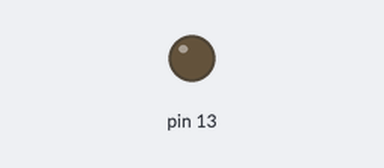
Bench run of a sketch on a simulated Arduino Uno, built with avr-gcc and run on an emulated ATmega328P. Shown: output pins drawn as LEDs (lit = HIGH).

Above: at 0.3 s.
At 39.62 s:
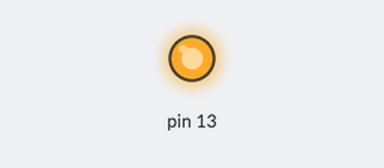
Timing chart, 0 to 40.0 s (numbered marks = the images above):
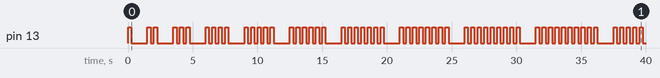

Measured:
- by itself, pin 13: LOW → HIGH at 0.00 s, → LOW 0.25 s later, → HIGH 1.3 s later, → LOW 0.25 s later, … (120 changes in this stretch)

The sketch:

lab_01_07.ino
```cpp
void setup() {
  // put your setup code here, to run once:
  Serial.begin(9600);

  pinMode(13, OUTPUT);

}
int l = 1;
void loop() {
  // put your main code here, to run repeatedly:
  for (int i = 0; i < l; i++) {
   digitalWrite(13, HIGH);
   delay(250);
   digitalWrite(13, LOW);
   delay(250);
   }
  delay(1000);
  l++;
}
```
